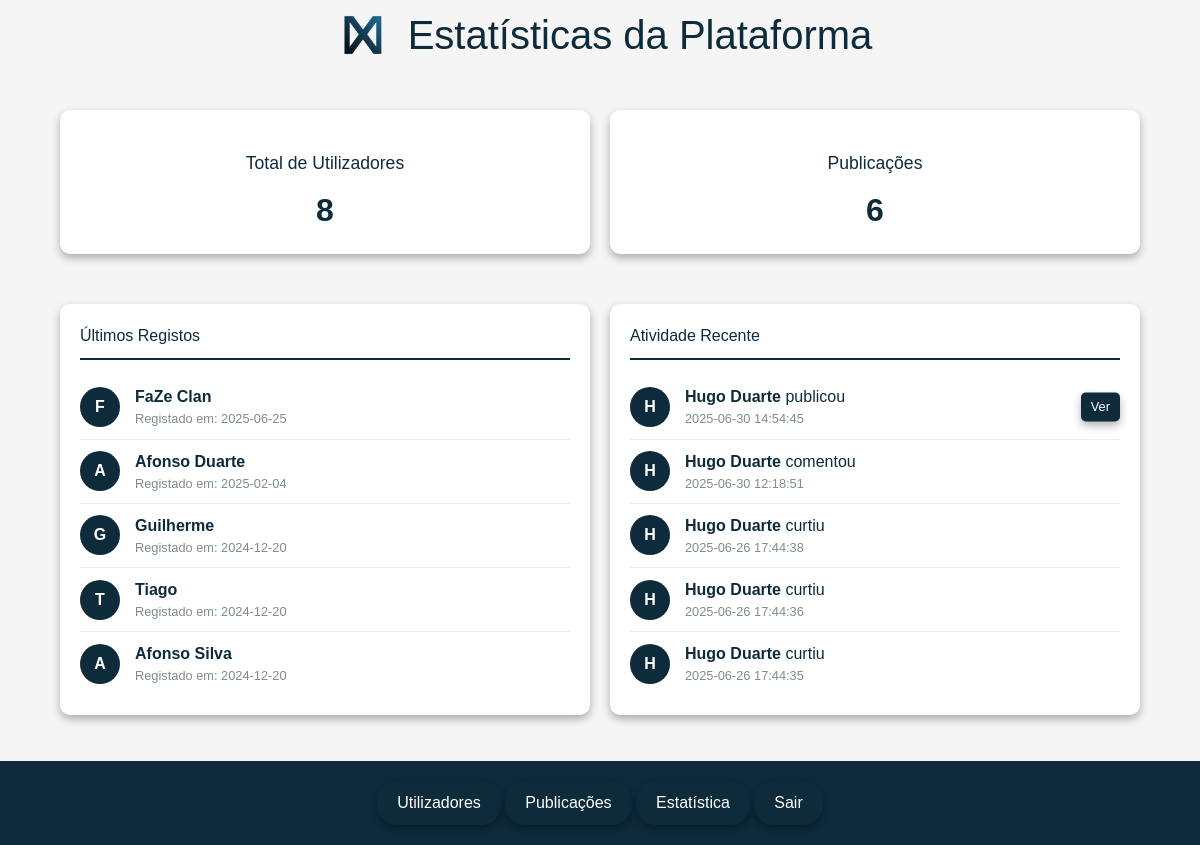
/admin/estatistica.php (signed in), run on an earlier commit of the app's database.
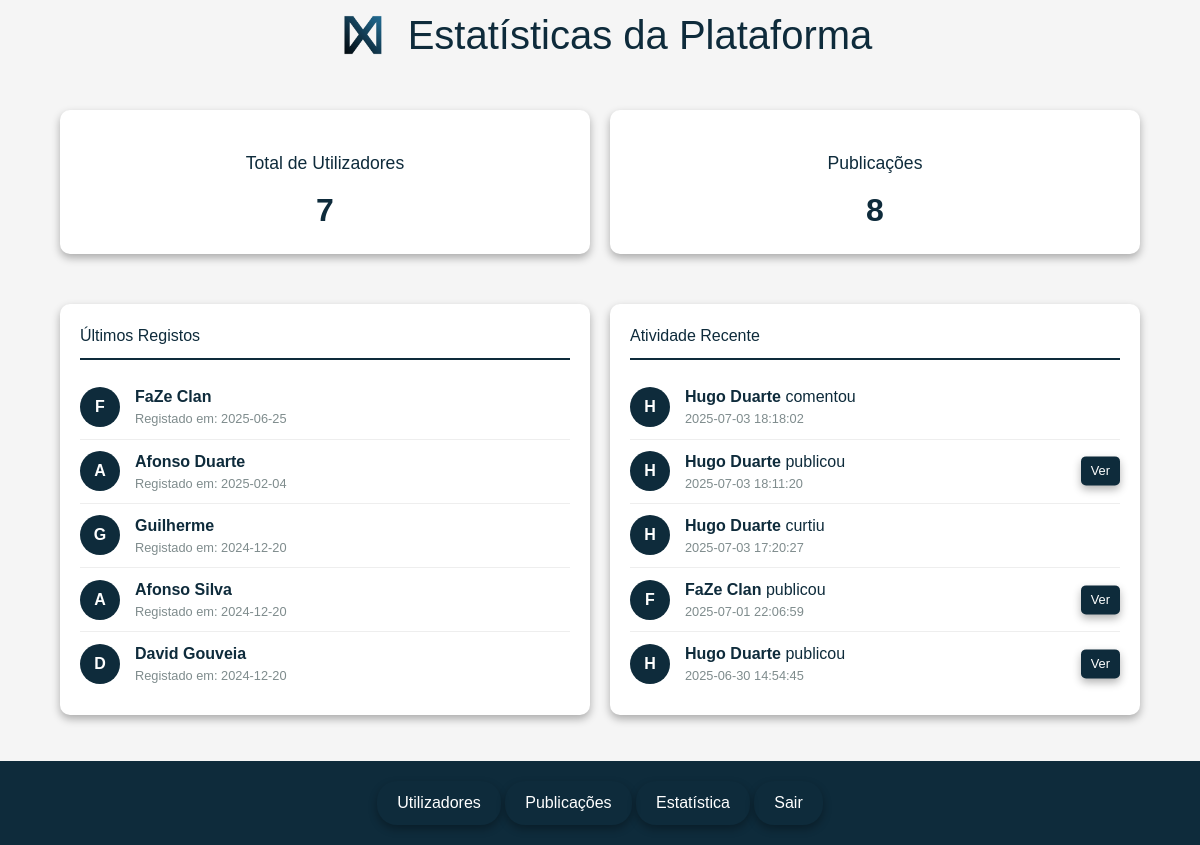
And on a later commit of the database.
### tables this page shows
CREATE TABLE `utilizador` (
  `idutilizador` int(11) NOT NULL,
  `nome` varchar(200) NOT NULL,
  `email` varchar(200) NOT NULL,
  `user` varchar(20) NOT NULL,
  `telemovel` int(9) NOT NULL,
  `data_nascimento` date NOT NULL,
  `data_registo` date NOT NULL,
  `pass` varchar(41) NOT NULL,
  `pais` varchar(255) DEFAULT NULL,
  `ft_perfil` longblob DEFAULT NULL,
  `ft_capa` longblob DEFAULT NULL,
  `id_tipos_utilizador` int(11) NOT NULL
);

### admin/estatistica.php (the view, shortened to what the changed rows need)
<?php
require "../ligabd.php";
$sqlUsers = "SELECT COUNT(*) as total FROM utilizador";
$resultUsers = mysqli_query($con, $sqlUsers);
$totalUsers = mysqli_fetch_assoc($resultUsers)['total'];
$sqlPosts = "SELECT COUNT(DISTINCT p.idpublicacao) as total
             FROM publicacao p
             LEFT JOIN publicacao_media pm ON p.idpublicacao = pm.idpublicacao";
$resultPosts = mysqli_query($con, $sqlPosts);
$totalPosts = mysqli_fetch_assoc($resultPosts)['total'];
$sqlRecentUsers = "SELECT nome, data_registo FROM utilizador ORDER BY data_registo DESC LIMIT 5";
$resultRecentUsers = mysqli_query($con, $sqlRecentUsers);
$sqlRecentActivity = "(SELECT
                        u.nome,
                        u.idutilizador,
                        'publicou' as acao,
                        p.data as data_acao,
                        p.idpublicacao,
                        p.descricao as post_descricao,
                        NULL as comentario_id,
                        NULL as like_id
                      FROM publicacao p
                      JOIN utilizador u ON p.idutilizador = u.idutilizador
                      ORDER BY p.data DESC
                      LIMIT 5)
                      UNION ALL
                      (SELECT
                        u.nome,
                        u.idutilizador,
                        'comentou' as acao,
                        c.data as data_acao,
                        c.idpublicacao,
                        NULL as post_descricao,
                        c.idcomentario as comentario_id,
                        NULL as like_id
                      FROM comentario c
                      JOIN utilizador u ON c.idutilizador = u.idutilizador
                      ORDER BY c.data DESC
                      LIMIT 5)
                      UNION ALL
                      (SELECT
                        u.nome,
                        u.idutilizador,
                        'curtiu' as acao,
                        l.data as data_acao,
                        l.idpublicacao,
                        NULL as post_descricao,
                        NULL as comentario_id,
                        l.id as like_id
                      FROM likes l
                      JOIN utilizador u ON l.idutilizador = u.idutilizador
                      ORDER BY l.data DESC
                      LIMIT 5)
                      ORDER BY data_acao DESC
                      LIMIT 5";
$resultRecentActivity = mysqli_query($con, $sqlRecentActivity);
?>
<!DOCTYPE html>
<html lang="pt">
<head>
    <script src="https://cdn.jsdelivr.net/npm/@tailwindcss/browser@4"></script>
    <link rel="stylesheet" type="text/css" href="style.css">
</head>
<body>
    <h1><img src="../imagens/logo.png" alt="Logo"> Estatísticas da Plataforma</h1>
    <div class="stats-container">
        <div class="stat-card" onclick="openModal('usersModal')">
            <h3>Total de Utilizadores</h3>
            <div class="value"><?= $totalUsers ?></div>
        </div>
        <div class="stat-card">
            <h3>Publicações</h3>
            <div class="value"><?= $totalPosts ?></div>
        </div>
    </div>
    <div class="data-section">
        <div class="data-card">
            <h2>Últimos Registos</h2>
            <?php while ($user = mysqli_fetch_assoc($resultRecentUsers)): ?>
                <div class="activity-item">
                    <div class="activity-icon"><?= substr($user['nome'], 0, 1) ?></div>
                    <div class="activity-details">
                        <strong><?= htmlspecialchars($user['nome']) ?></strong>
                        <div class="activity-time">Registado em: <?= $user['data_registo'] ?></div>
                    </div>
                </div>
            <?php endwhile; ?>
        </div>
        <div class="data-card">
            <h2>Atividade Recente</h2>
            <?php while ($activity = mysqli_fetch_assoc($resultRecentActivity)): ?>
                <div class="activity-item">
                    <div class="activity-icon"><?= substr($activity['nome'], 0, 1) ?></div>
                    <div class="activity-details">
                        <strong><?= htmlspecialchars($activity['nome']) ?></strong> <?= $activity['acao'] ?>
                        <?php if ($activity['acao'] == 'publicou' && $activity['idpublicacao']): ?>
                            <button class="view-btn"
                                onclick="event.stopPropagation(); loadPostDetails(<?= $activity['idpublicacao'] ?>, '<?= htmlspecialchars(addslashes($activity['post_descricao'] ?? '')) ?>')">
                                Ver
                            </button>
                        <?php endif; ?>
                        <div class="activity-time"><?= $activity['data_acao'] ?></div>
                    </div>
                </div>
            <?php endwhile; ?>
        </div>
    </div>
</body>
</html>

What changed in the data, as far as the page shows it:
removed utilizador: nome "T", nome "Tiago", data_registo "2024-12-20"
now on this page (row unchanged): utilizador: nome "D", nome "David Gouveia", data_registo "2024-12-20"
Also different on the page:
$totalUsers: "8" → "7"
$totalPosts: "6" → "8"
new list line: "H Hugo Duarte comentou 2025-07-03 18:18:02"
new list line: "H Hugo Duarte publicou Ver 2025-07-03 18:11:20"
new list line: "H Hugo Duarte curtiu 2025-07-03 17:20:27"
new list line: "F FaZe Clan publicou Ver 2025-07-01 22:06:59"
list line gone: "H Hugo Duarte comentou 2025-06-30 12:18:51"
list line gone: "H Hugo Duarte curtiu 2025-06-26 17:44:38"
list line gone: "H Hugo Duarte curtiu 2025-06-26 17:44:36"
list line gone: "H Hugo Duarte curtiu 2025-06-26 17:44:35"
